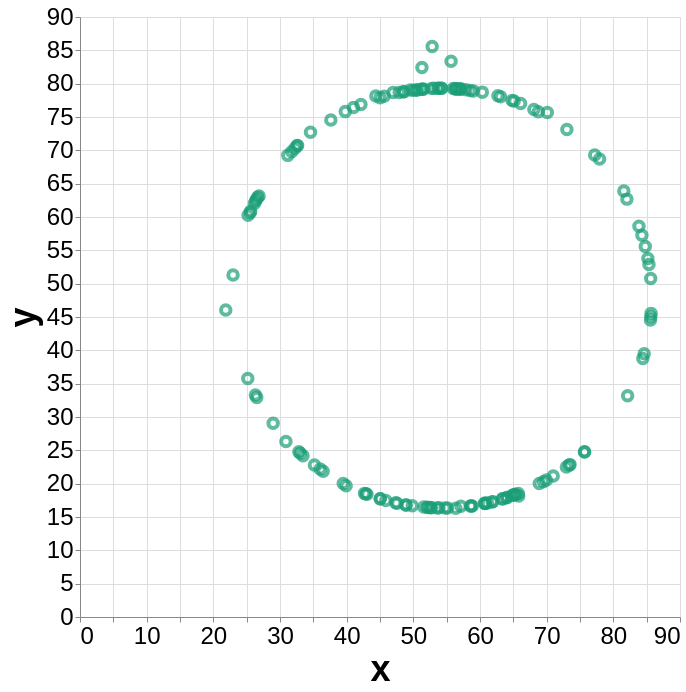

Source (Vega-Lite JSON):
### Vega-Lite specification from a JSON file in a GitHub repository (floating-point values rounded to 4 significant figures; data arrays with more than 128 entries replaced by an {"elided": "..."} marker saying what was removed)
{"config": {"view": {}, "mark": {}, "axis": {"labelFontSize": 24, "titleFontSize": 36}}, "data": {"name": "data-d4a20a4434b7d7a639d51b6ba86cd730"}, "mark": {"type": "point", "color": "#1b9e77"}, "encoding": {"size": {"value": 90}, "strokeWidth": {"value": 4}, "x": {"type": "quantitative", "field": "x"}, "y": {"type": "quantitative", "field": "y"}}, "height": 600, "width": 600, "$schema": "https://vega.github.io/schema/vega-lite/v5.json", "datasets": {"data-d4a20a4434b7d7a639d51b6ba86cd730": {"elided": "142 records"}}}
